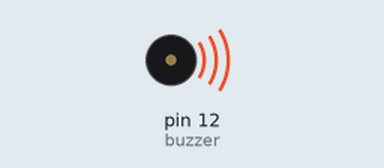
This sketch was run on a simulated Arduino Uno, built with avr-gcc and run on an emulated ATmega328P. Parts: buzzer (waves = sounding).

Above: at 0.1 s.
Timing chart, 0 to 1.6 s (numbered marks = the images above):
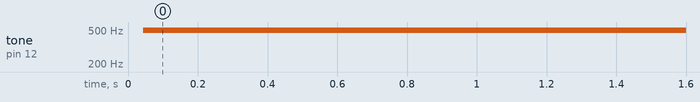

The sketch:

active.ino
```cpp
int buzzer = 12; // active buzzer pin

void setup() {
  pinMode(buzzer, OUTPUT);
}

void loop() {
    unsigned char i;
    for (;;) {
        // output a frequency
        digitalWrite(buzzer, HIGH);
        delay(1);
        digitalWrite(buzzer, LOW);
        delay(1);
    }
}
```

Measured:
- by itself, tone on pin 12 (buzzer): silent → 496 Hz at 0.04 s
